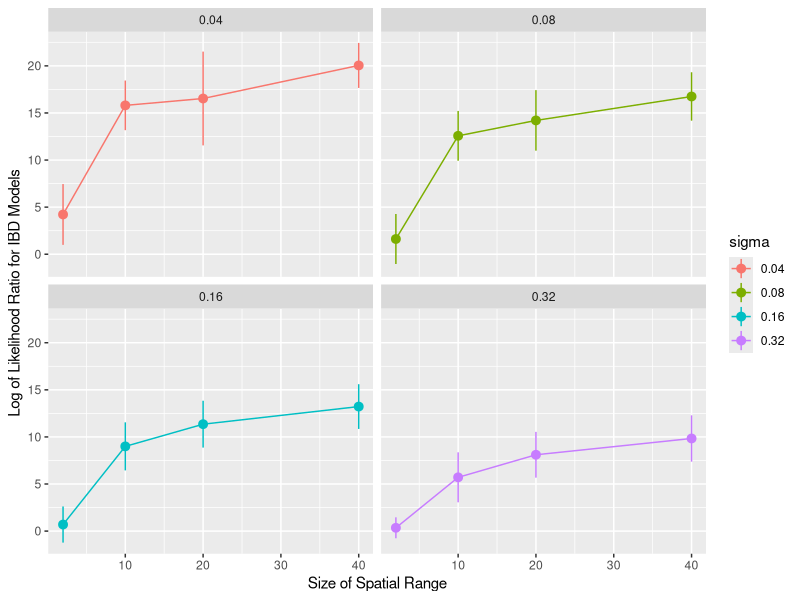

The R source for this figure:
library(tidyverse)
library(modelr)
options(na.action = na.warn)

#First we define the two IBD models that we'll be comparing

power_law_model  <- function(x, xbar, rhomu, alpha) {(gamma(abs(alpha) + 1)/(2*pi))*sin(pi*abs(alpha)/2)*((x/abs(xbar))^(-abs(alpha) -1))/abs(xbar*rhomu)}
exponential_model  <- function(x, xbar, rhomu){exp(-x/abs(xbar))/(4*abs(rhomu*xbar) + 1)}


# We will compare the fits of the two models to simulated data drawn from the power law model + noise
# We want see how the likeilhood ratio of the two models varies with the amound of noise and the size of the spatial range considered

num_ending_distances <- 4   # number of different range sizes
num_sigma <- 4 #number of different noise sizes
total_length <- num_sigma*num_ending_distances #total number of rows of dataframe
starting_distances <- rep(1, total_length) # create vector with one starting distance, x = 1
ending_distances <- c(2*rep(1,num_sigma), 10*rep(1,num_sigma), 20*rep(1,num_sigma), 40*rep(1,num_sigma)) # create vector with all ending distances
sigma_values <- rep(.02*2^c(1:num_sigma), num_ending_distances) # create vector with all noise values
zerovec <- 0*c(1:total_length)
num_dist_points <- 5   # number of actual points in the distance interval

# Next we aggregate all of these parameter values into a dataframe and calculate the log of likelihood ratio for each choice of parameters
LLR_df <- tibble(starting_distance = starting_distances, ending_distance = ending_distances, sigma =  sigma_values, LLR_avg =  zerovec, LLR_low =  zerovec, LLR_high =  zerovec)


for(i in 1:total_length){  # find likelihood of models for each row in LLR_df
  start_dist <- LLR_df$starting_distance[i]
  end_dist <- LLR_df$ending_distance[i]
  distance_interval <- end_dist - start_dist
  sigma_val <- LLR_df$sigma[i]
  dist_vec <- start_dist*rep(1,num_dist_points) + (distance_interval/(num_dist_points-1))*c(0:(num_dist_points-1))
  means <- power_law_model(dist_vec, 1, 1, 1.5)
  MLE_power_avg <- 0
  MLE_exp_avg <- 0
  num_rand_trials <- 500
  Trials_df <- tibble(MLE_power = 0*c(1:num_rand_trials), MLE_exp= 0*c(1:num_rand_trials), LLR= 0*c(1:num_rand_trials))
  for(Q in 1:num_rand_trials){  # Average over many trials of noisy data
  simulated_data <- rlnorm(num_dist_points, meanlog = log(means), sdlog = sigma_val) # We generate random data, power law model + noise
  
  neg_power_LL_func <- function(par) #  Log likeihood for power law model on noisy data
   {-1*sum(dlnorm(simulated_data, meanlog =log(power_law_model(dist_vec, par[1], par[2], 2/(1 + exp(par[3]))  )), sdlog = abs(par[4]), log = TRUE))}
  
  neg_exponential_LL_func <- function(par) #  Log likeihood for exponential model on noisy data
   {-1*sum(dlnorm(simulated_data, meanlog =log(exponential_model(dist_vec, par[1], par[2])), sdlog = abs(par[3]), log = TRUE))}
  
  Trials_df$MLE_power[Q] <- -1*optim(c(1, 1, 1.5, 1), neg_power_LL_func)$value # maximum likelihood estimate for power law model on data from this trial
  Trials_df$MLE_exp[Q] <- -1*optim(c(5, 1, 1), neg_exponential_LL_func)$value # maximum likelihood estimate for exponential model on data from this trial
  Trials_df$LLR[Q] <- Trials_df$MLE_power[Q] - Trials_df$MLE_exp[Q] 
  }
  
  LLR_df$LLR_avg[i] <- mean(Trials_df$LLR)  # We have log of likelihood ratio averaged over many noisy data sets for each choice of noise size and range size
  LLR_df$LLR_low[i] <- mean(Trials_df$LLR) - sd(Trials_df$LLR)
  LLR_df$LLR_high[i] <- mean(Trials_df$LLR) + sd(Trials_df$LLR)
  }
LLR_df <- mutate(LLR_df, sigma = as.factor(sigma))
ggplot(data = LLR_df) + geom_pointrange(aes(x = ending_distance, y = LLR_avg, ymin = LLR_low, ymax = LLR_high, color = sigma))  +
  geom_line(aes(x = ending_distance, y = LLR_avg,  color = sigma)) +
  labs(x= "Size of Spatial Range", y = "Log of Likelihood Ratio for IBD Models" ) +facet_wrap(~sigma)

